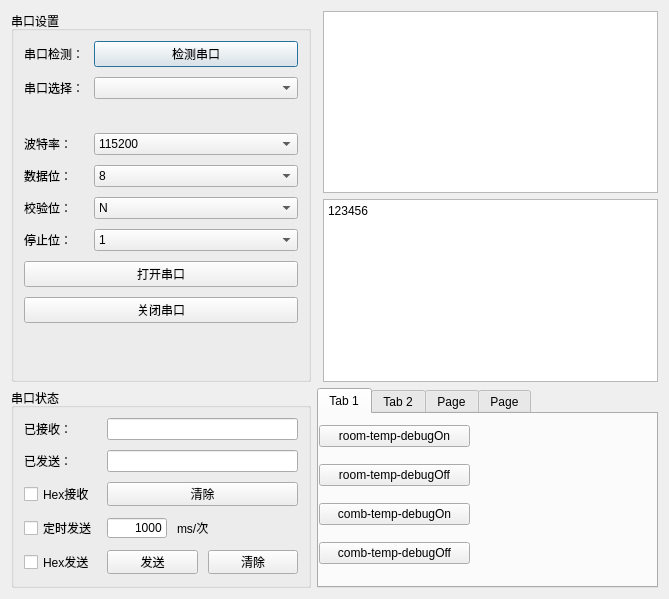
<?xml version="1.0" encoding="UTF-8"?>
<ui version="4.0">
 <class>Form</class>
 <widget class="QWidget" name="Form">
  <property name="geometry">
   <rect>
    <x>0</x>
    <y>0</y>
    <width>669</width>
    <height>599</height>
   </rect>
  </property>
  <property name="windowTitle">
   <string>Form</string>
  </property>
  <layout class="QGridLayout" name="gridLayout">
   <item row="0" column="2">
    <widget class="QTextBrowser" name="s2__receive_text"/>
   </item>
   <item row="1" column="2">
    <widget class="QTextEdit" name="s3__send_text">
     <property name="html">
      <string>&lt;!DOCTYPE HTML PUBLIC &quot;-//W3C//DTD HTML 4.0//EN&quot; &quot;http://www.w3.org/TR/REC-html40/strict.dtd&quot;&gt;
&lt;html&gt;&lt;head&gt;&lt;meta name=&quot;qrichtext&quot; content=&quot;1&quot; /&gt;&lt;style type=&quot;text/css&quot;&gt;
p, li { white-space: pre-wrap; }
&lt;/style&gt;&lt;/head&gt;&lt;body style=&quot; font-family:'SimSun'; font-size:9pt; font-weight:400; font-style:normal;&quot;&gt;
&lt;p style=&quot; margin-top:0px; margin-bottom:0px; margin-left:0px; margin-right:0px; -qt-block-indent:0; text-indent:0px;&quot;&gt;123456&lt;/p&gt;&lt;/body&gt;&lt;/html&gt;</string>
     </property>
    </widget>
   </item>
   <item row="2" column="0">
    <widget class="QGroupBox" name="formGroupBox">
     <property name="minimumSize">
      <size>
       <width>100</width>
       <height>0</height>
      </size>
     </property>
     <property name="maximumSize">
      <size>
       <width>300</width>
       <height>200</height>
      </size>
     </property>
     <property name="title">
      <string>串口状态</string>
     </property>
     <layout class="QFormLayout" name="formLayout_2">
      <property name="horizontalSpacing">
       <number>10</number>
      </property>
      <property name="verticalSpacing">
       <number>10</number>
      </property>
      <property name="leftMargin">
       <number>10</number>
      </property>
      <property name="topMargin">
       <number>10</number>
      </property>
      <property name="rightMargin">
       <number>10</number>
      </property>
      <property name="bottomMargin">
       <number>10</number>
      </property>
      <item row="0" column="0">
       <widget class="QLabel" name="label">
        <property name="text">
         <string>已接收：</string>
        </property>
       </widget>
      </item>
      <item row="0" column="1">
       <widget class="QLineEdit" name="lineEdit"/>
      </item>
      <item row="1" column="0">
       <widget class="QLabel" name="label_2">
        <property name="text">
         <string>已发送：</string>
        </property>
       </widget>
      </item>
      <item row="1" column="1">
       <widget class="QLineEdit" name="lineEdit_2"/>
      </item>
      <item row="4" column="0">
       <widget class="QCheckBox" name="timer_send_cb">
        <property name="text">
         <string>定时发送</string>
        </property>
       </widget>
      </item>
      <item row="4" column="1">
       <layout class="QHBoxLayout" name="horizontalLayout">
        <item>
         <widget class="QLineEdit" name="lineEdit_3">
          <property name="maximumSize">
           <size>
            <width>60</width>
            <height>20</height>
           </size>
          </property>
          <property name="text">
           <string>1000</string>
          </property>
          <property name="alignment">
           <set>Qt::AlignRight|Qt::AlignTrailing|Qt::AlignVCenter</set>
          </property>
         </widget>
        </item>
        <item>
         <widget class="QLabel" name="dw">
          <property name="text">
           <string>ms/次</string>
          </property>
         </widget>
        </item>
       </layout>
      </item>
      <item row="3" column="0">
       <widget class="QCheckBox" name="hex_receive">
        <property name="text">
         <string>Hex接收</string>
        </property>
       </widget>
      </item>
      <item row="3" column="1">
       <widget class="QPushButton" name="s2__clear_button">
        <property name="text">
         <string>清除</string>
        </property>
       </widget>
      </item>
      <item row="5" column="0">
       <widget class="QCheckBox" name="hex_send">
        <property name="text">
         <string>Hex发送</string>
        </property>
       </widget>
      </item>
      <item row="5" column="1">
       <layout class="QHBoxLayout" name="horizontalLayout_2">
        <item>
         <widget class="QPushButton" name="s3__send_button">
          <property name="text">
           <string>发送</string>
          </property>
         </widget>
        </item>
        <item>
         <widget class="QPushButton" name="s3__clear_button">
          <property name="text">
           <string>清除</string>
          </property>
         </widget>
        </item>
       </layout>
      </item>
     </layout>
    </widget>
   </item>
   <item row="0" column="0" rowspan="2" colspan="2">
    <widget class="QGroupBox" name="formGroupBox">
     <property name="maximumSize">
      <size>
       <width>300</width>
       <height>1000</height>
      </size>
     </property>
     <property name="title">
      <string>串口设置</string>
     </property>
     <layout class="QFormLayout" name="formLayout">
      <property name="horizontalSpacing">
       <number>10</number>
      </property>
      <property name="verticalSpacing">
       <number>10</number>
      </property>
      <property name="leftMargin">
       <number>10</number>
      </property>
      <property name="topMargin">
       <number>10</number>
      </property>
      <property name="rightMargin">
       <number>10</number>
      </property>
      <property name="bottomMargin">
       <number>10</number>
      </property>
      <item row="0" column="0">
       <widget class="QLabel" name="s1__lb_1">
        <property name="text">
         <string>串口检测：</string>
        </property>
       </widget>
      </item>
      <item row="0" column="1">
       <widget class="QPushButton" name="s1__box_1">
        <property name="text">
         <string>检测串口</string>
        </property>
        <property name="autoRepeatInterval">
         <number>100</number>
        </property>
        <property name="default">
         <bool>true</bool>
        </property>
       </widget>
      </item>
      <item row="1" column="0">
       <widget class="QLabel" name="s1__lb_2">
        <property name="text">
         <string>串口选择：</string>
        </property>
       </widget>
      </item>
      <item row="1" column="1">
       <widget class="QComboBox" name="s1__box_2"/>
      </item>
      <item row="2" column="0" colspan="2">
       <widget class="QLabel" name="state_label">
        <property name="text">
         <string/>
        </property>
        <property name="textFormat">
         <enum>Qt::AutoText</enum>
        </property>
        <property name="scaledContents">
         <bool>true</bool>
        </property>
        <property name="alignment">
         <set>Qt::AlignRight|Qt::AlignTrailing|Qt::AlignVCenter</set>
        </property>
       </widget>
      </item>
      <item row="3" column="0">
       <widget class="QLabel" name="s1__lb_3">
        <property name="text">
         <string>波特率：</string>
        </property>
       </widget>
      </item>
      <item row="3" column="1">
       <widget class="QComboBox" name="s1__box_3">
        <item>
         <property name="text">
          <string>115200</string>
         </property>
        </item>
        <item>
         <property name="text">
          <string>2400</string>
         </property>
        </item>
        <item>
         <property name="text">
          <string>4800</string>
         </property>
        </item>
        <item>
         <property name="text">
          <string>9600</string>
         </property>
        </item>
        <item>
         <property name="text">
          <string>14400</string>
         </property>
        </item>
        <item>
         <property name="text">
          <string>19200</string>
         </property>
        </item>
        <item>
         <property name="text">
          <string>38400</string>
         </property>
        </item>
        <item>
         <property name="text">
          <string>57600</string>
         </property>
        </item>
        <item>
         <property name="text">
          <string>76800</string>
         </property>
        </item>
        <item>
         <property name="text">
          <string>12800</string>
         </property>
        </item>
        <item>
         <property name="text">
          <string>230400</string>
         </property>
        </item>
        <item>
         <property name="text">
          <string>460800</string>
         </property>
        </item>
       </widget>
      </item>
      <item row="4" column="0">
       <widget class="QLabel" name="s1__lb_4">
        <property name="text">
         <string>数据位：</string>
        </property>
       </widget>
      </item>
      <item row="5" column="0">
       <widget class="QLabel" name="s1__lb_5">
        <property name="text">
         <string>校验位：</string>
        </property>
       </widget>
      </item>
      <item row="5" column="1">
       <widget class="QComboBox" name="s1__box_5">
        <item>
         <property name="text">
          <string>N</string>
         </property>
        </item>
       </widget>
      </item>
      <item row="6" column="0">
       <widget class="QLabel" name="s1__lb_6">
        <property name="text">
         <string>停止位：</string>
        </property>
       </widget>
      </item>
      <item row="6" column="1">
       <widget class="QComboBox" name="s1__box_6">
        <item>
         <property name="text">
          <string>1</string>
         </property>
        </item>
       </widget>
      </item>
      <item row="7" column="0" colspan="2">
       <widget class="QPushButton" name="open_button">
        <property name="text">
         <string>打开串口</string>
        </property>
       </widget>
      </item>
      <item row="8" column="0" colspan="2">
       <widget class="QPushButton" name="close_button">
        <property name="text">
         <string>关闭串口</string>
        </property>
       </widget>
      </item>
      <item row="4" column="1">
       <widget class="QComboBox" name="s1__box_4">
        <item>
         <property name="text">
          <string>8</string>
         </property>
        </item>
        <item>
         <property name="text">
          <string>7</string>
         </property>
        </item>
        <item>
         <property name="text">
          <string>6</string>
         </property>
        </item>
        <item>
         <property name="text">
          <string>5</string>
         </property>
        </item>
       </widget>
      </item>
     </layout>
    </widget>
   </item>
   <item row="3" column="0" colspan="3">
    <layout class="QVBoxLayout" name="verticalLayout_3">
     <property name="spacing">
      <number>8</number>
     </property>
    </layout>
   </item>
   <item row="2" column="1" colspan="2">
    <widget class="QTabWidget" name="tabWidget">
     <property name="minimumSize">
      <size>
       <width>0</width>
       <height>0</height>
      </size>
     </property>
     <property name="maximumSize">
      <size>
       <width>657</width>
       <height>16777215</height>
      </size>
     </property>
     <property name="currentIndex">
      <number>0</number>
     </property>
     <widget class="QWidget" name="tab">
      <attribute name="title">
       <string>Tab 1</string>
      </attribute>
      <widget class="QWidget" name="">
       <property name="geometry">
        <rect>
         <x>0</x>
         <y>0</y>
         <width>151</width>
         <height>161</height>
        </rect>
       </property>
       <layout class="QVBoxLayout" name="verticalLayout_7">
        <item>
         <widget class="QPushButton" name="pushButton_7">
          <property name="maximumSize">
           <size>
            <width>300</width>
            <height>16777215</height>
           </size>
          </property>
          <property name="text">
           <string>room-temp-debugOn</string>
          </property>
         </widget>
        </item>
        <item>
         <widget class="QPushButton" name="pushButton_6">
          <property name="maximumSize">
           <size>
            <width>300</width>
            <height>16777215</height>
           </size>
          </property>
          <property name="text">
           <string>room-temp-debugOff</string>
          </property>
         </widget>
        </item>
        <item>
         <widget class="QPushButton" name="pushButton_8">
          <property name="maximumSize">
           <size>
            <width>300</width>
            <height>16777215</height>
           </size>
          </property>
          <property name="text">
           <string>comb-temp-debugOn</string>
          </property>
         </widget>
        </item>
        <item>
         <widget class="QPushButton" name="pushButton_9">
          <property name="maximumSize">
           <size>
            <width>300</width>
            <height>16777215</height>
           </size>
          </property>
          <property name="text">
           <string>comb-temp-debugOff</string>
          </property>
         </widget>
        </item>
       </layout>
      </widget>
     </widget>
     <widget class="QWidget" name="tab_2">
      <attribute name="title">
       <string>Tab 2</string>
      </attribute>
     </widget>
     <widget class="QWidget" name="tab_3">
      <attribute name="title">
       <string>Page</string>
      </attribute>
      <widget class="QPushButton" name="pushButton_2">
       <property name="geometry">
        <rect>
         <x>90</x>
         <y>80</y>
         <width>161</width>
         <height>31</height>
        </rect>
       </property>
       <property name="maximumSize">
        <size>
         <width>300</width>
         <height>16777215</height>
        </size>
       </property>
       <property name="text">
        <string>hold</string>
       </property>
      </widget>
      <widget class="QPushButton" name="pushButton">
       <property name="geometry">
        <rect>
         <x>90</x>
         <y>30</y>
         <width>161</width>
         <height>41</height>
        </rect>
       </property>
       <property name="maximumSize">
        <size>
         <width>300</width>
         <height>16777215</height>
        </size>
       </property>
       <property name="text">
        <string>power off</string>
       </property>
      </widget>
      <widget class="QPushButton" name="pushButton_3">
       <property name="geometry">
        <rect>
         <x>90</x>
         <y>120</y>
         <width>161</width>
         <height>31</height>
        </rect>
       </property>
       <property name="maximumSize">
        <size>
         <width>300</width>
         <height>16777215</height>
        </size>
       </property>
       <property name="text">
        <string>Save the curve</string>
       </property>
      </widget>
     </widget>
     <widget class="QWidget" name="tab_4">
      <attribute name="title">
       <string>Page</string>
      </attribute>
      <widget class="QPushButton" name="pushButton_4">
       <property name="geometry">
        <rect>
         <x>10</x>
         <y>100</y>
         <width>131</width>
         <height>51</height>
        </rect>
       </property>
       <property name="maximumSize">
        <size>
         <width>300</width>
         <height>16777215</height>
        </size>
       </property>
       <property name="text">
        <string> increase</string>
       </property>
      </widget>
      <widget class="QPushButton" name="pushButton_5">
       <property name="geometry">
        <rect>
         <x>180</x>
         <y>100</y>
         <width>141</width>
         <height>51</height>
        </rect>
       </property>
       <property name="maximumSize">
        <size>
         <width>300</width>
         <height>16777215</height>
        </size>
       </property>
       <property name="text">
        <string>reduce</string>
       </property>
      </widget>
      <widget class="QLabel" name="label_3">
       <property name="geometry">
        <rect>
         <x>60</x>
         <y>30</y>
         <width>41</width>
         <height>31</height>
        </rect>
       </property>
       <property name="text">
        <string>Room </string>
       </property>
      </widget>
      <widget class="QSplitter" name="splitter_2">
       <property name="geometry">
        <rect>
         <x>180</x>
         <y>30</y>
         <width>40</width>
         <height>20</height>
        </rect>
       </property>
       <property name="maximumSize">
        <size>
         <width>40</width>
         <height>20</height>
        </size>
       </property>
       <property name="orientation">
        <enum>Qt::Vertical</enum>
       </property>
       <widget class="QSplitter" name="splitter">
        <property name="orientation">
         <enum>Qt::Vertical</enum>
        </property>
        <widget class="QLineEdit" name="lineEdit_4">
         <property name="maximumSize">
          <size>
           <width>40</width>
           <height>20</height>
          </size>
         </property>
        </widget>
       </widget>
      </widget>
     </widget>
    </widget>
   </item>
  </layout>
 </widget>
 <resources/>
 <connections/>
</ui>
